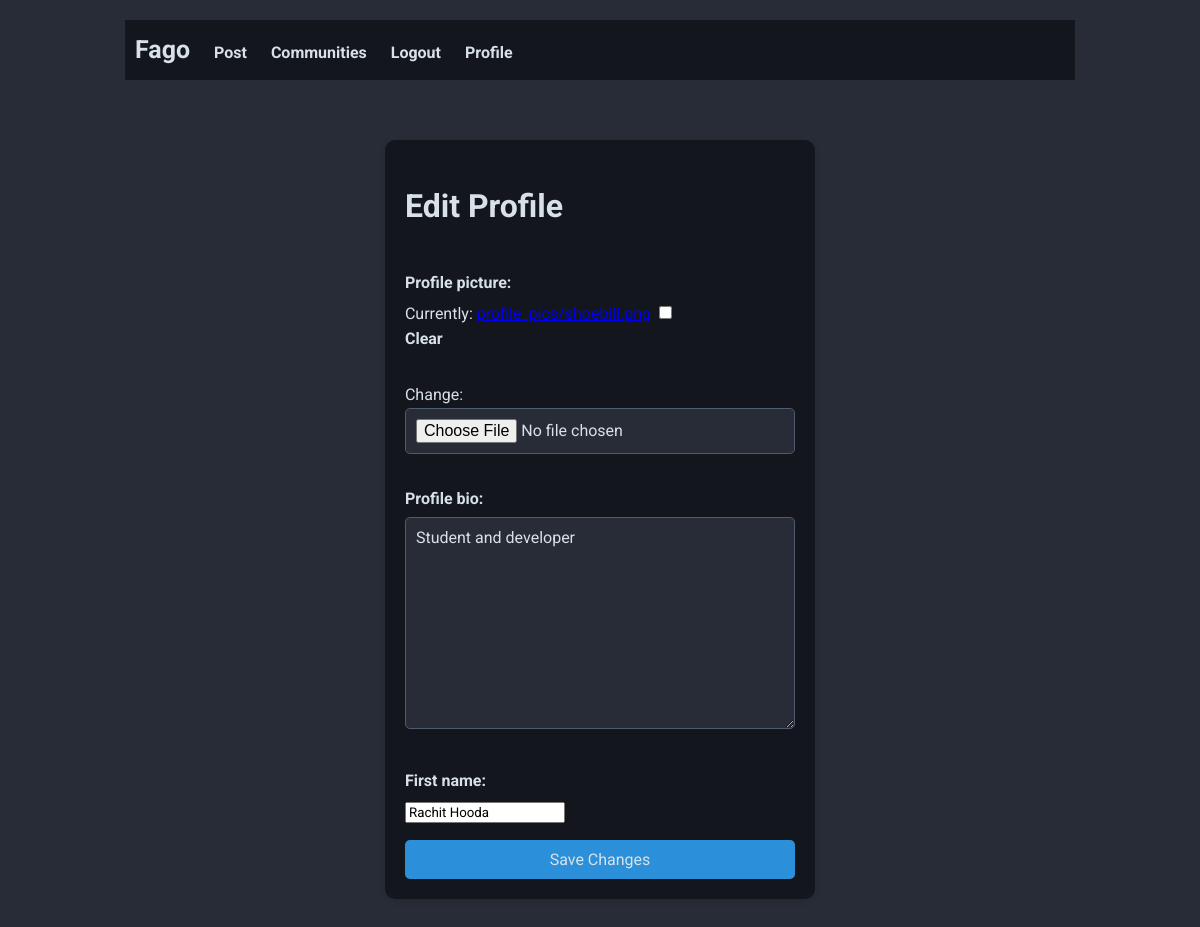
/user/edit_profile/ (signed in), run on an earlier commit of the app's database.
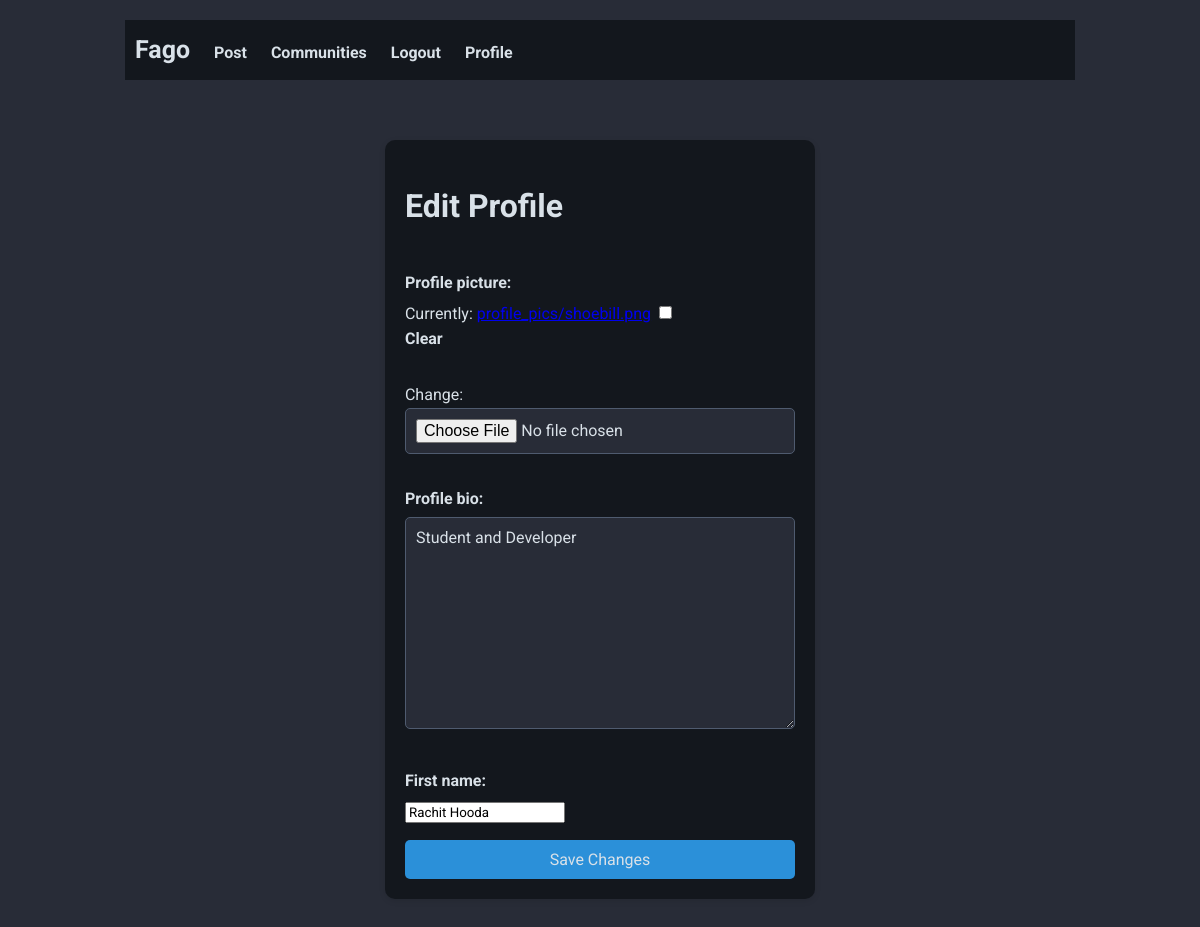
And on a later commit of the database.
### user/models.py (models this page shows)
class UserProfile(models.Model):
    user = models.OneToOneField(User, on_delete=models.CASCADE)
    profile_picture = models.ImageField(upload_to=settings.PROFILE_PICS_DIR, blank=True, null=True)
    profile_bio = models.TextField(null=True)

### user/views.py (the view)
# urls.py: path('edit_profile/', views.edit_user_profile, name='edit-profile'),
@login_required
def edit_user_profile(request):
    user = request.user
    """
    Before getting the user profile of any user we need to create their profile first
    which can be done using get_or_create()
    """
    user_profile, created = UserProfile.objects.get_or_create(user=user)
    if created:
        messages.info(request, "A new user profile was created")
    if request.method == "POST":
        form = EditProfileForm(request.POST, request.FILES, instance=user_profile)
        if form.is_valid():
            form.save()
            messages.success(request, "Profile Updated!")
            return redirect('user_profile')
    else:
        form = EditProfileForm(instance=user_profile)
    context = {
        'form': form
    }
    return render(request,'user/edit_profile.html', context=context)

### user/forms.py (shortened to what this page needs)
class EditProfileForm(forms.ModelForm):
    first_name = forms.CharField(max_length=50)
    class Meta:
        model = UserProfile
        fields = ['profile_picture', 'profile_bio']
    """
    using the __init__ method we set up firstname field of the form the firstname of the current user.
    """
    def __init__(self, *args, **kwargs):
        super(EditProfileForm, self).__init__(*args, **kwargs)
        if self.instance and self.instance.user:
            self.fields['first_name'].initial = self.instance.user.first_name

### user/templates/user/edit_profile.html (shortened to what this page needs)
{% extends 'posts/base.html' %}
{% block content %}
<div class="layout">
  <div class="edit-profile-card">
    <h1>Edit Profile</h1>
    <form class="edit-profile-form" method="POST" enctype="multipart/form-data" accept="edit-profile">
      {{ form.as_p }}
      <button type="submit" class="save-btn">Save Changes</button>
    </form>
  </div>
</div>
{% endblock %}

### posts/templates/posts/base.html (shortened to what this page needs)
<!DOCTYPE html>
<html lang="en">
<head>
    {% load static %}
    <link rel="stylesheet" href="{% static 'css/style.css' %}">
</head>
<body>
    <div class="layout">
        <header class="main-header">
            <div class="navs">
                    <a href="{% url 'home' %}" class="fago-title">Fago</a>
                    <a href="{% url 'create-post' %}">Post</a>
                    <a href="{% url 'explore-communities' %}">Communities</a>
                    {% if user.is_authenticated %}
                    <a href="{% url 'logout' %}">Logout</a>
                    <a href="{% url 'user_profile' %}">Profile</a>
                    {% else %}
                    <a href="{% url 'login' %}">Login</a>
                    {% endif %}
            </div>
        </header>
    {% block content %}
    {% endblock %}
    </div>
</body>
</html>

### static/css/style.css (style rules this page uses)
* { font-family: 'Roboto', sans-serif; box-sizing: border-box; }
body { background-color: #282c37; color: #d9e1e8; margin: 0; padding: 0; line-height: 1.6; }
.layout { max-width: 990px; margin: 0 auto; padding: 20px; display: flex; flex-direction: column; align-items: center; }
.main-header { background-color: #13171d; padding: 10px 0; margin-bottom: 40px; width: 100%; }
.navs { margin: 0 auto; }
.navs a { text-decoration: none; color: #d9e1e8; margin: 0 10px; font-weight: bold; }
.fago-title { font-size: 25px; color: #d9e1e8; text-decoration: none; }
.edit-profile-card { background-color: #13171d; border-radius: 10px; box-shadow: 0 2px 6px rgba(0, 0, 0, 0.1); padding: 20px; max-width: 800px; width: 100%; color: #d9e1e8; }
.edit-profile-form { display: flex; flex-direction: column; }
label { display: block; font-size: 16px; font-weight: bold; margin-bottom: 5px; }
input[type="file"], textarea { background-color: #282c37; border: 1px solid #4f5b6f; border-radius: 5px; color: #d9e1e8; font-size: 16px; padding: 10px; width: 100%; }
.save-btn { background-color: #2b90d9; border: none; border-radius: 5px; color: #d9e1e8; cursor: pointer; font-size: 16px; padding: 10px 20px; }

What changed in the data, as far as the page shows it:
changed UserProfile: profile_bio "Student and developer" → "Student and Developer"
